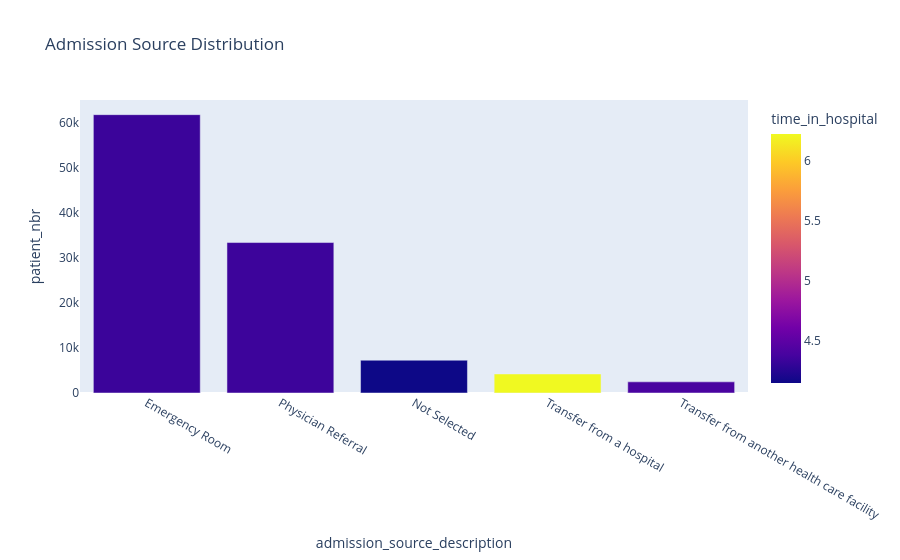

Here is the notebook cell this chart was saved with:
### Code cell
# visualize top 5
fig = px.bar(patient_admission_source.head(), x='admission_source_description'
             , y='patient_nbr', color='time_in_hospital'
             , barmode='group'
             , title='Admission Source Distribution')

fig.update_xaxes(showgrid=False)
fig.update_yaxes(showgrid=False)

fig.show()

### Figure 1 — Plotly figure (JSON) as saved in the notebook; plotly's stock layout.template omitted (floating-point values rounded to 4 significant figures)
{"data": [{"alignmentgroup": "True", "hovertemplate": "admission_source_description=%{x}<br>patient_nbr=%{y}<br>time_in_hospital=%{marker.color}<extra></extra>", "legendgroup": "", "marker": {"color": [4.335, 4.342, 4.149, 6.227, 4.401], "coloraxis": "coloraxis", "pattern": {"shape": ""}}, "name": "", "offsetgroup": "", "orientation": "v", "showlegend": false, "textposition": "auto", "type": "bar", "x": ["Emergency Room", "Physician Referral", "Not Selected", "Transfer from a hospital", "Transfer from another health care facility"], "xaxis": "x", "y": [61728, 33366, 7275, 4227, 2476], "yaxis": "y"}], "layout": {"barmode": "group", "coloraxis": {"colorbar": {"title": {"text": "time_in_hospital"}}, "colorscale": [[0, "#0d0887"], [0.1111, "#46039f"], [0.2222, "#7201a8"], [0.3333, "#9c179e"], [0.4444, "#bd3786"], [0.5556, "#d8576b"], [0.6667, "#ed7953"], [0.7778, "#fb9f3a"], [0.8889, "#fdca26"], [1, "#f0f921"]]}, "legend": {"tracegroupgap": 0}, "title": {"text": "Admission Source Distribution"}, "xaxis": {"anchor": "y", "domain": [0, 1], "showgrid": false, "title": {"text": "admission_source_description"}}, "yaxis": {"anchor": "x", "domain": [0, 1], "showgrid": false, "title": {"text": "patient_nbr"}}}}
